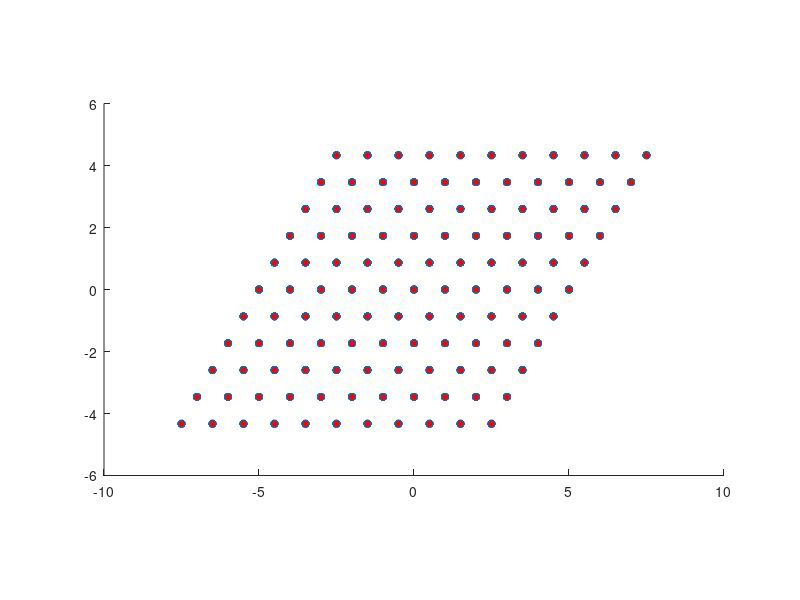

Here is the MATLAB script that generated this plot:
%script for generating 2d square lattice
n1=[-5:5];n2=[-5:5];n3=[-5:5];
a=[1 0 0];b=[cosd(60), sind(60), 0];c=[0 0 0];
atom=1;
for k=1:length(n1)
    for l=1:length(n2)
        for m=1:length(n3)
            H(1)=a(1)*n1(k)+b(1)*n2(l)+c(1)*n3(m);
            H(2)=a(2)*n1(k)+b(2)*n2(l)+c(2)*n3(m);
            H(3)=a(3)*n1(k)+b(3)*n2(l)+c(3)*n3(m);
            X(atom)=H(1);
            Y(atom)=H(2);
            Z(atom)=H(3);
            atom=atom+1;
        end
    end
end
plot3(X,Y,Z,'o','MarkerFaceColor','r','MarkerSize',5);
view(0,90);
daspect([1 1 1]);
